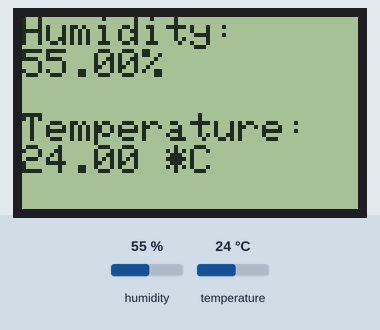
Bench run of a sketch on a simulated Arduino Uno, built with avr-gcc and run on an emulated ATmega328P. Shown: 84×48 one-colour display. The test bench sets the inputs (shaded band); at power-on: humidity 55 %, temperature 24 °C. What the sketch prints to the serial monitor is not drawn.

Above: at 2.1 s.

Measured:
- what the display in image 0 shows lasts 2.0 s, from 2.1 s to 4.1 s

The sketch:

TempHumiditySensorLCD.ino
```cpp
#include <SPI.h>

#include <DHT.h>

#include <Adafruit_GFX.h>
#include <Adafruit_PCD8544.h>


// The temperature/humidity sensor pin
// Connect a 10k resistor from pin 2 to 5V
#define DHTPIN 2

// Use type 11 of the sensor component.
#define DHTTYPE DHT11

// Initialize DHT sensor
DHT dht(DHTPIN, DHTTYPE);

// Setup the display
// Pin 3 - reset
// Pin 4 - CE
// Pin 5 - DC
// Pin 6 - Din
// Pin 7 - Clk
Adafruit_PCD8544 display = Adafruit_PCD8544(7, 6, 5, 4, 3);

void setup() {
    Serial.begin(9600);
    dht.begin();

    // Initialize the display and set the contrast
    display.begin();
    display.clearDisplay();
    display.setContrast(30);

    // Sets the text size and colour
    display.setTextSize(0);
    display.setTextColor(BLACK);
}

void loop() {

    // Start with a clear display
    display.clearDisplay();

    // Wait a few seconds between measurements
    delay(2000);

    // Reading temperature or humidity takes about 250 milliseconds!
    float humidity = dht.readHumidity();

    // Read temperature as Celsius (the default)
    float temperature = dht.readTemperature();

    // Check if any reads failed and exit early (to try again)
    if (isnan(humidity) || isnan(temperature)) {
        display.println("Failed to read from DHT sensor!");
        display.display();
        return;
    }

    Serial.println(humidity);

    // Display the humidity
    display.println("Humidity: ");
    display.print(humidity);
    display.println("%");

    // Space in between the metrics
    display.println("");

    // Display the temperature
    display.println("Temperature: ");
    display.print(temperature);
    display.println(" *C ");

    // Send to the display
    display.display();
}
```
